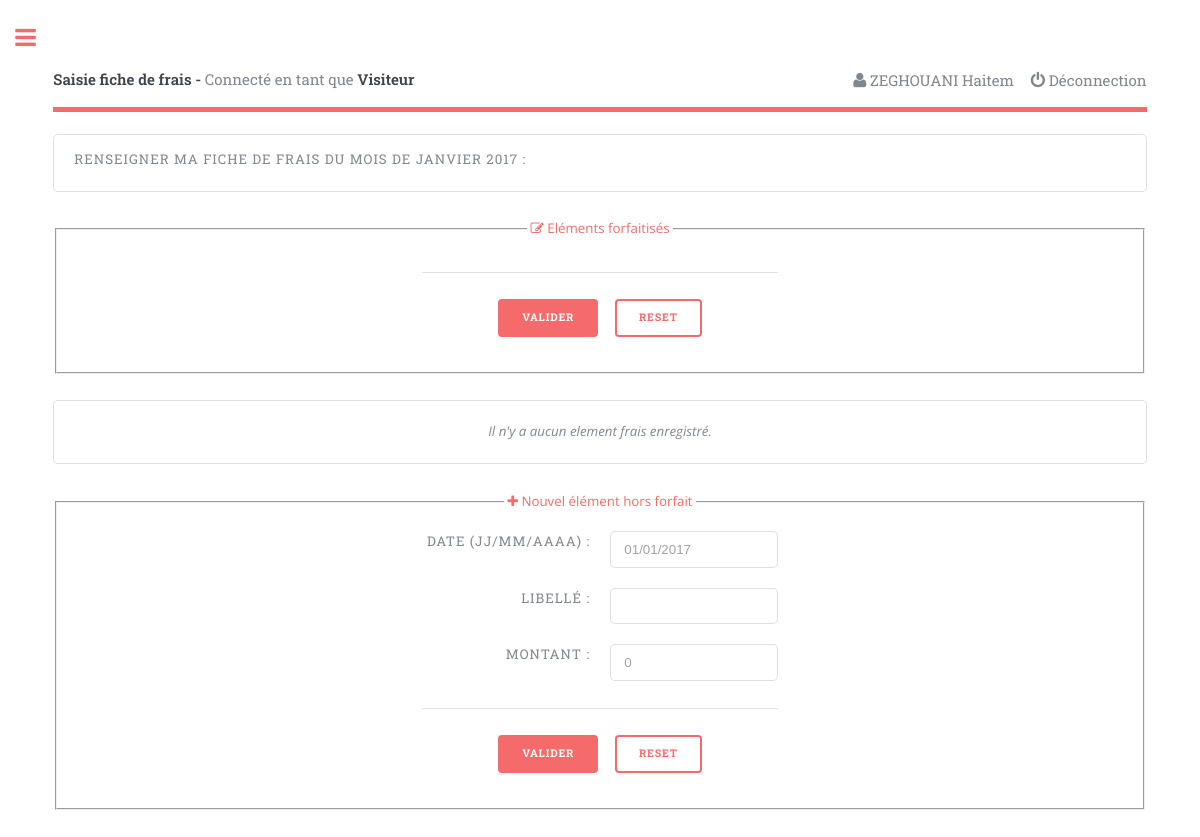
The app's page /index.php?page=frais (signed in), older data.
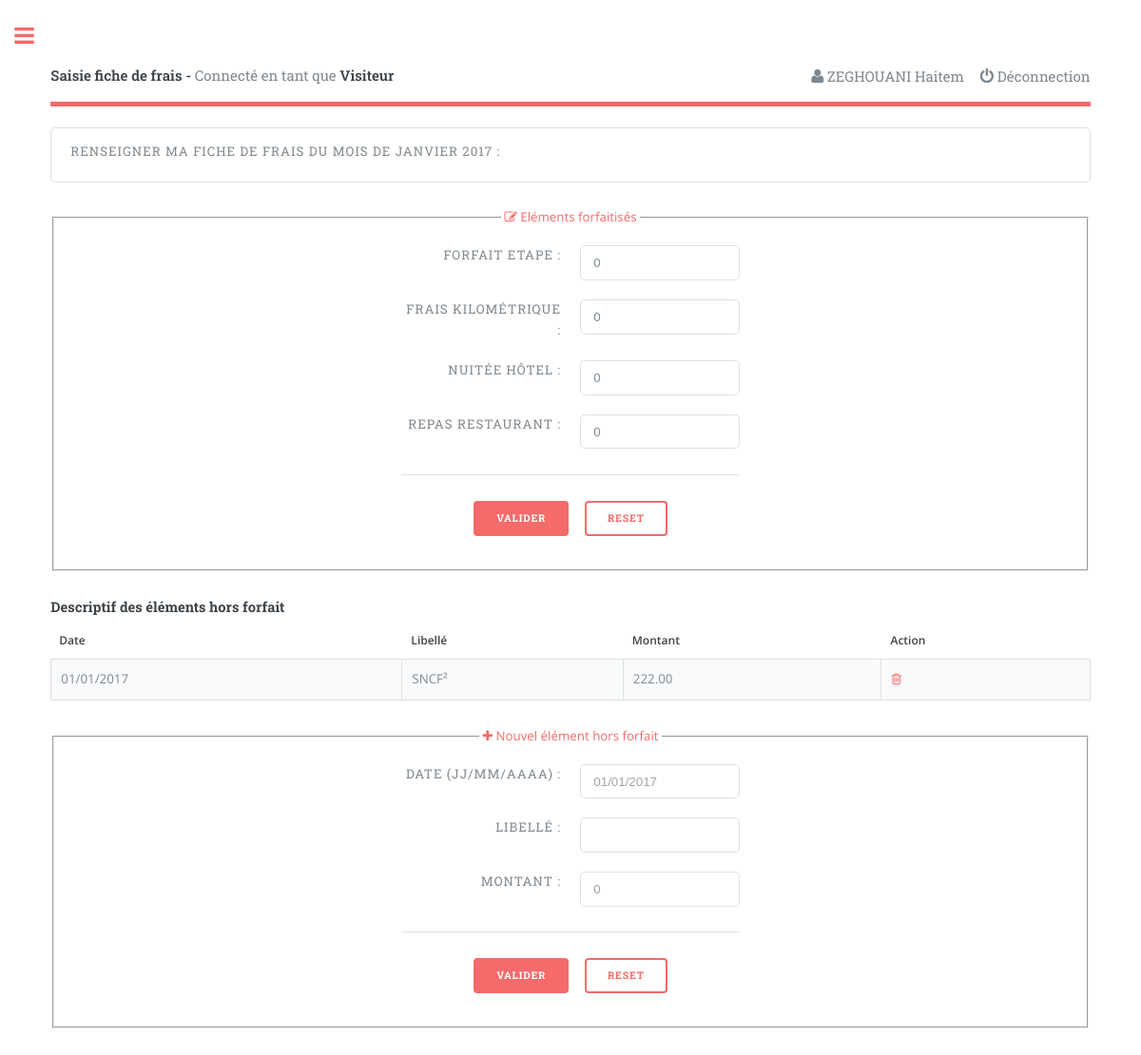
The same page, newer data.
### tables this page shows
CREATE TABLE `lignefraisforfait` (
  `idUtilisateur` int(11) NOT NULL,
  `mois` char(6) NOT NULL,
  `idFraisForfait` char(3) NOT NULL,
  `quantite` int(11) DEFAULT NULL
);

CREATE TABLE `fraisforfait` (
  `id` char(3) NOT NULL,
  `libelle` char(20) DEFAULT NULL,
  `montant` decimal(5,2) DEFAULT NULL
);

CREATE TABLE `lignefraishorsforfait` (
  `id` int(11) NOT NULL,
  `idUtilisateur` int(11) NOT NULL,
  `mois` char(6) NOT NULL,
  `libelle` varchar(100) DEFAULT NULL,
  `date` date DEFAULT NULL,
  `montant` decimal(10,2) DEFAULT NULL,
  `dateModif` date NOT NULL,
  `idEtat` char(2) DEFAULT 'CR'
);

### Core/Controller.php (called while the page is built, shortened)
<?php
require_once 'Core'.D_S.'Database.php';
class Controller
{
    protected function render($view, $vars = array(), $template = 'default')
    {
        $vars = array_merge($vars, $this->userData());
        $view = str_replace('/', D_S, $view);
        extract($vars);
        require 'views'.D_S.$view;
        $content = ob_get_clean();
        require 'views'.D_S.'Template'.D_S.$template.'.php';
    }
    protected function userData()
    {
        if (isset($_SESSION['user']) && isset($_SESSION['role']))
        {
            $user = unserialize(serialize($_SESSION['user']));
            $role = unserialize(serialize($_SESSION['role']));
            return (array('nom'    => $user->getNom(),
                          'prenom' => $user->getPrenom(),
                          'login'  => $user->getLogin(),
                          'role'   => ucfirst($role->getLibelle())));
        }
        else
            return (array('login' => 'undefined'));
    }
    protected function getMois($date)
    {
        @list($jour, $mois, $annee) = explode('/', $date);
        return $annee . $mois;
    }
    protected function retournerMoisLettre($chiffreMois) {
        $mois        = array(1=>'Janvier', 'Février', 'Mars', 'Avril', 'Mai', 'Juin', 'Juillet', 'Août', 'Septembre', 'Octobre', 'Novembre', 'Décembre');
        $chiffreMois = (int)$chiffreMois;
        return $mois[$chiffreMois];
    }
    function couperDate($date){
        $annee = substr($date,0,4);
        $mois  = substr($date,4,6);
        return $date = array('annee' => $annee,'mois' => $mois);
    }
}

### Controllers/FraisController.php (called while the page is built, shortened)
<?php
require_once 'Core'.D_S.'Controller.php';
require_once 'Models'.D_S.'Frais.php';
class FraisController extends Controller
{
	private static $user;
	private static $frais;
	private static $date;
    private static $errors;
    private static $errorshorsforfait;
	public function __construct()
    {
        self::$user              = unserialize(serialize($_SESSION['user']));
        self::$frais             = new Frais();
        self::$date              = $this->returnDateInfo();
        self::$errors            = array();
        self::$errorshorsforfait = array();
    }
    public function index()
    {
    	if (self::$frais->estPremierFraisMois(self::$user->getId(), self::$date['mois']))
    		self::$frais->creeNouvellesLignesFrais(self::$user->getId(), self::$date['mois']);
        $lesFraisForfait     = self::$frais->getLesFraisForfait(self::$user->getId(), self::$date['mois']);
        $lesFraisHorsForfait = self::$frais->getLesFraisHorsForfait(self::$user->getId(), self::$date['mois']);
       	$this->render('Frais/saisie_fiche.php', array_merge(array('pageName'  => 'Saisie fiche de frais'),
                                                            array('errorshf'  => self::$errorshorsforfait),
                                                            array('errors'    => self::$errors),
                                                            array('fraishf'   => $lesFraisHorsForfait),
                                                            array('lesFrais'  => $lesFraisForfait),
                                                            self::$date));
    }
    private function returnDateInfo()
    {
        $mois     = $this->getMois(date("d/m/Y"));
        $numDate  = $this->couperDate($mois);
        return (array('mois'     => $mois,
                      'numDate'  => $numDate,
                      'numAnnee' => substr($mois,0,4),
                      'numMois'  => $this->retournerMoisLettre($numDate['mois'])));
    }
}

### Core/config.php (called while the page is built)
<?php
return array(
    'host'     => 'localhost',
    'user'     => 'root',
    'password' => '',
    'db_name'  => 'bismilah',
);

### Core/Database.php (called while the page is built, shortened)
<?php
class Database
{
    private static $_instance = null;
    private $_gpdo;
    private function __construct()
    {
        try
        {
            $options =
                [
                    PDO::MYSQL_ATTR_INIT_COMMAND => "SET NAMES utf8",
                    PDO::ATTR_ERRMODE 			 => PDO::ERRMODE_EXCEPTION,
                    PDO::ATTR_EMULATE_PREPARES   => false,
                ];
            $params      = require 'Core'.D_S.'config.php';
            $this->_gpdo = new PDO('mysql:host='.$params['host'].';dbname='.$params['db_name'], $params['user'], $params['password'], $options);
        }
        catch (PDOException $e)
        {
            exit('Erreur : ' . $e->getMessage());
        }
    }
    public static function getInstance()
    {
        if (is_null(self::$_instance))
            self::$_instance = new Database();
        return self::$_instance;
    }
    public function query($sql, $multiple = false)
    {
        return $this->prepare($sql, false, $multiple);
    }
    public function prepare($sql, $fields = false, $multiple = false)
    {
        try
        {
            $statement = $this->_gpdo->prepare($sql);
            $statement->execute();
            if($multiple)
                $result = $statement->fetchAll(PDO::FETCH_NAMED);
            else
                $result = $statement->fetch(PDO::FETCH_NAMED);
            return $result;
        }
        catch (Exception $e)
        {
            exit($e->getMessage());
        }
    }
}

### Models/Frais.php (called while the page is built, shortened)
<?php
require_once 'Core'.D_S.'Database.php';
class Frais
{
    private static $db;
    public function __construct()
    {
        Frais::$db = Database::getInstance();
    }
    public function creeNouvellesLignesFrais($idUtilisateur, $mois){
        $req = "INSERT INTO ficheFrais(idUtilisateur,mois,nbJustificatifs,montantValide,dateModif,idEtat)
        VALUES('$idUtilisateur','$mois',0,0,now(),'CR')";
        Frais::$db->query($req);
        $lesIdFrais = $this->getLesIdFrais();
        foreach($lesIdFrais as $uneLigneIdFrais){
                $unIdFrais = $uneLigneIdFrais['idfrais'];
                $req = "INSERT INTO ligneFraisForfait(idUtilisateur,mois,idFraisForfait,quantite)
                VALUES('$idUtilisateur','$mois','$unIdFrais',0)";
                Frais::$db->query($req);
        }
        $req = "INSERT INTO etatFraisForfait(idUtilisateur,mois,idEtat,dateModif)
               VALUES('$idUtilisateur','$mois','CR',now())";
        Frais::$db->query($req);
    }
    public function getLesIdFrais(){
        $req = "SELECT fraisForfait.id AS idfrais FROM fraisForfait ORDER BY fraisForfait.id";
        $res = Frais::$db->query($req, true);
        return $res;
    }
    public function getLesFraisForfait($idUtilisateur, $mois){
        $req = "SELECT fraisForfait.id AS idfrais, fraisForfait.libelle AS libelle, fraisForfait.montant AS montant,
        ligneFraisForfait.quantite AS quantite FROM ligneFraisForfait INNER JOIN fraisForfait
        ON fraisForfait.id = ligneFraisForfait.idfraisforfait
        WHERE ligneFraisForfait.idUtilisateur ='$idUtilisateur' AND ligneFraisForfait.mois='$mois'
        ORDER BY ligneFraisForfait.idfraisforfait";
        $res = Frais::$db->query($req, true);
        return $res;
    }
    public function getLesFraisHorsForfait($idUtilisateur, $mois){
        $req = "SELECT situation.libelle As 'etat', ligneFraisHorsForfait.id, ligneFraisHorsForfait.date,
            ligneFraisHorsForfait.libelle, ligneFraisHorsForfait.montant, ligneFraisHorsForfait.dateModif, ligneFraisHorsForfait.idEtat
            FROM ligneFraisHorsForfait JOIN situation ON situation.id = ligneFraisHorsForfait.idEtat
            WHERE ligneFraisHorsForfait.idUtilisateur ='$idUtilisateur'
            AND ligneFraisHorsForfait.mois = '$mois' ";
        $res = Frais::$db->query($req, true);
        $nbLignes = count($res);
        for ($i=0; $i<$nbLignes; $i++){
            $date = $res[$i]['date'];
            $res[$i]['date'] =  $this->dateAnglaisVersFrancais($date, false);
        }
        return $res;
    }
    function dateAnglaisVersFrancais($maDate, $hours) {
        @list($annee, $mois, $jour) = explode('-', $maDate);
        $date = "$jour" . "/" . $mois . "/" . $annee;
        if ($hours == false) {
            return $date;
        } else {
            return $date . " " . $heure ;
        }
    }
}

### views/Frais/saisie_fiche.php (the view, shortened to what this page needs)
<br/>
<header>
<div class="box">
<p>Renseigner ma fiche de frais du mois de <?=$numMois;?> <?=$numAnnee?> :</p>
</div>
<form action="?page=frais&action=validerForfait" method="post">
	<fieldset class='align-fieldset fieldset-auto-width'>
		<legend>&nbsp;<a class='icon fa-pencil-square-o'> Eléments forfaitisés</a>&nbsp;</legend>
		<div class="align-center 4u">
		<?php
				foreach($lesFrais as $frais) {
				$id 	  = $frais['idfrais'];
				$libelle  = $frais['libelle'];
				$quantite = $frais['quantite'];
				?>
				<div class="row uniform">
					<div class="6u 12u$(xsmall)">
						<p class="align-right"><?=$libelle;?> :</p>
					</div>
					<div class="6u$ 12u$(xsmall)">
						<input type="text" name="lesFrais[<?=$id;?>]" value="<?=$quantite?>" placeholder="0" maxlength="10"/>
					</div>
				</div>
				<?php
				}
		?>
		<hr>
		<ul class="actions">
			<li><input type="submit" value="Valider" class="special" /></li>
			<li><input type="reset" value="Reset" /></li>
		</ul>
		</div>
	 </fieldset>
</form>
<?php
if (!empty($fraishf)){
?>
<h4>Descriptif des éléments hors forfait</h4>
<div id="element-horsforfait" class="table-wrapper">
	<table class="alt">
		<thead>
			<tr>
				<th>Date</th>
				<th>Libellé</th>
				<th>Montant</th>
				<th>Action</th>
			</tr>
		</thead>
		<tbody>
<?php
}
else
{
	?>
	<div class="box align-center">
		<i class="icon icon-warning-sign">Il n'y a aucun element frais enregistré.</i>
	</div>
	<?php
}
?>
		<?php
		foreach($fraishf as $frais) {
			?>
			<tr>
				<td><?=$frais['date'];?></td>
				<td><?=$frais['libelle'];?></td>
				<td><?=$frais['montant'];?></td>
				<td><a class='icon fa-trash-o' href="?page=frais&action=deleteFraisHf&id=<?=$frais['id'];?>"></a></td>
			</tr>
		<?php
		}
		?>
<?php
if (!empty($fraishf)){
?>
		</tbody>
	</table>
</div>
<?php
}
?>
<form id="element-horsforfaitform" action="?page=frais&action=validerCreationFrais#element-horsforfaitform" method="post">
	<fieldset class='align-fieldset fieldset-auto-width'>
		<legend>&nbsp;<a class='icon fa-plus'> Nouvel élément hors forfait</a>&nbsp;	</legend>
		<div class="align-center 4u">
			<div class="row uniform">
				<div class="6u 12u$(xsmall)">
					<p class="align-right">Date (jj/mm/aaaa) :</p>
				</div>
				<div class="6u$ 12u$(xsmall)">
					<input type="text" name="dateFrais" placeholder="01/01/<?=$numAnnee;?>" maxlength="10"/>
				</div>
				<div class="6u 12u$(xsmall)">
					<p class="align-right">Libellé :</p>
				</div>
				<div class="6u$ 12u$(xsmall)">
					<input type="text" name="libelle" maxlength="256"/>
				</div>
				<div class="6u 12u$(xsmall)">
					<p class="align-right">Montant :</p>
				</div>
				<div class="6u$ 12u$(xsmall)">
					<input type="text" name="montant"  placeholder="0" maxlength="10"/>
				</div>
			</div>
		<hr>
		<div class="12u$ align-center">
		<ul class="actions">
			<li><input type="submit" value="Valider" class="special"/></li>
			<li><input type="reset" value="Reset" /></li>
		</ul>
		</div>
	 </fieldset>
</form>
</header>

### index.php (shortened to what this page needs)
<?php
$path 	= 'Controllers'.D_S;
$page 	= isset($_GET['page']) 	 ? $_GET['page'] 	: null;
$action = isset($_GET['action']) ? $_GET['action']  : 'index';
$id 	= isset($_GET['id'])	 ? $_GET['id'] 		: null;
if ($page != 'login' && notLogged()) {
	$controller = 'HomeController';
	$action     = 'redirectLogin';
} else if ($page === 'login') {
	$controller = 'UserController';
} else if ($page) {
	$controller = ucfirst($page).'Controller';
} else {
    $controller = 'HomeController';
    $action 	= 'index';
}
if (file_exists($path.$controller.'.php'))
{
	$controller = new $controller();
	if (method_exists($controller, $action)) {
		$id ? $controller->$action($id) : $controller->$action();
	}
	else
		header('Location: ' . $_SERVER['HTTP_ORIGIN'].$_SERVER['SCRIPT_NAME'].'?page=error&id=4');
}
else
	header('Location: ' . $_SERVER['HTTP_ORIGIN'].$_SERVER['SCRIPT_NAME'].'?page=error&id=2');
function notLogged()
{
    return !isset($_SESSION['logged']) || $_SESSION['logged'] == false;
}

### views/Template/default.php (shortened to what this page needs)
<!DOCTYPE HTML>
<html>
	<?php include 'header.php'; ?>
	<body>
	<div id="wrapper">
	<div id="main">
		<div class="inner">
	<?php
	include 'header_corp.php';
	echo $content;
	?>
		</div>
	</div>
	</div>
	</body>
</html>

### views/Template/header.php (shortened to what this page needs)
<head>
	<link rel="stylesheet" href="css/home/main.css" />
</head>

### views/Template/header_corp.php
<header id="header">
	<a class="logo"><strong><?=$pageName;?> -</strong> Connecté en tant que <strong><?=$role;?></strong></a>
	<ul class="icons">
	<li><a class="icon fa-user"><span class="logo"> <?=$nom;?> <?=$prenom;?></span></a></li>
	<li><a href="?page=home&action=disconect" class="icon fa-power-off"><span class="logo"> Déconnection</span></a></li>
	</ul>
</header>

Row changes from the older to the newer data that the page shows:
added lignefraisforfait: idFraisForfait.libelle "FORFAIT ETAPE", quantite "0"
added lignefraisforfait: idFraisForfait.libelle "FRAIS KILOMÉTRIQUE", quantite "0"
added lignefraisforfait: idFraisForfait.libelle "NUITÉE HÔTEL", quantite "0"
added lignefraisforfait: idFraisForfait.libelle "REPAS RESTAURANT", quantite "0"
added lignefraishorsforfait: date "01/01/2017", libelle "SNCF²", montant "222.00"
Text that changed along with them:
text no longer shown: "Il n'y a aucun element frais enregistré."
text now shown: "Descriptif des éléments hors forfait Date Libellé Montant Action"
